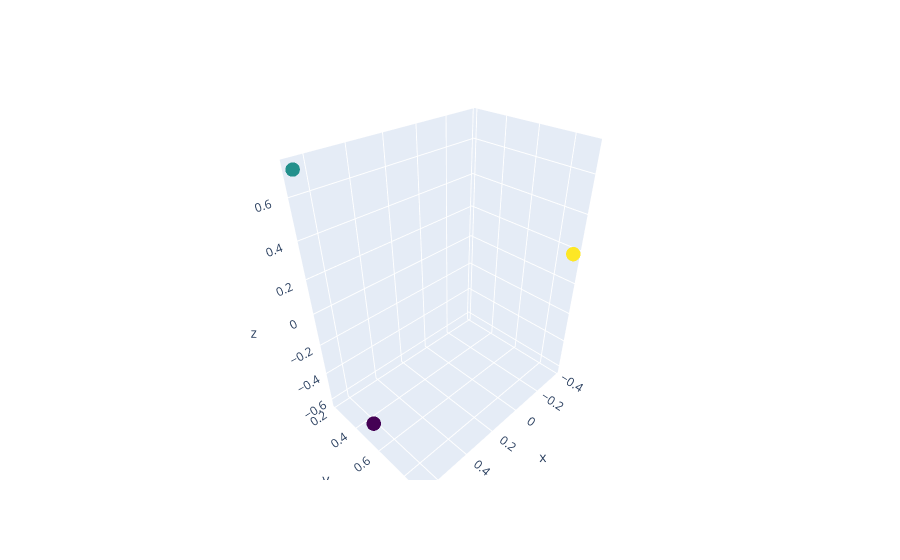

The notebook cell saved with this chart:
### Markdown cell above
# TRAIN

### Code cell
fin_Z = model.predict(Z, None, 500) # model.predict(Z, P)
fin_Z = fin_Z.detach().cpu().numpy()
fig = go.Figure(data=[go.Scatter3d(x=fin_Z[0,:], y=fin_Z[1,:], z=fin_Z[2,:], mode='markers', marker=dict(
        size=5,
        color=class_ids,                # set color to an array/list of desired values
        colorscale='Viridis',   # choose a colorscale
        opacity=0.8
    ))])
fig.show()
cr_before = coding_rate(Z, P, a0, a1, gamma, use_fast=True)
cr_after = coding_rate(fin_Z, P, a0, a1, gamma, use_fast=True)
print(f'coding rate changed as {cr_before} -> {cr_after}')

### Figure 1 — Plotly figure (JSON) as saved in the notebook; plotly's stock layout.template omitted (floating-point values rounded to 4 significant figures; data arrays with more than 128 entries replaced by an {"elided": "..."} marker saying what was removed)
{"data": [{"marker": {"color": {"elided": "600 int values"}, "colorscale": [[0, "#440154"], [0.1111, "#482878"], [0.2222, "#3e4989"], [0.3333, "#31688e"], [0.4444, "#26828e"], [0.5556, "#1f9e89"], [0.6667, "#35b779"], [0.7778, "#6ece58"], [0.8889, "#b5de2b"], [1, "#fde725"]], "opacity": 0.8, "size": 5}, "mode": "markers", "type": "scatter3d", "x": {"elided": "600 float values"}, "y": {"elided": "600 float values"}, "z": {"elided": "600 float values"}}], "layout": {}}
